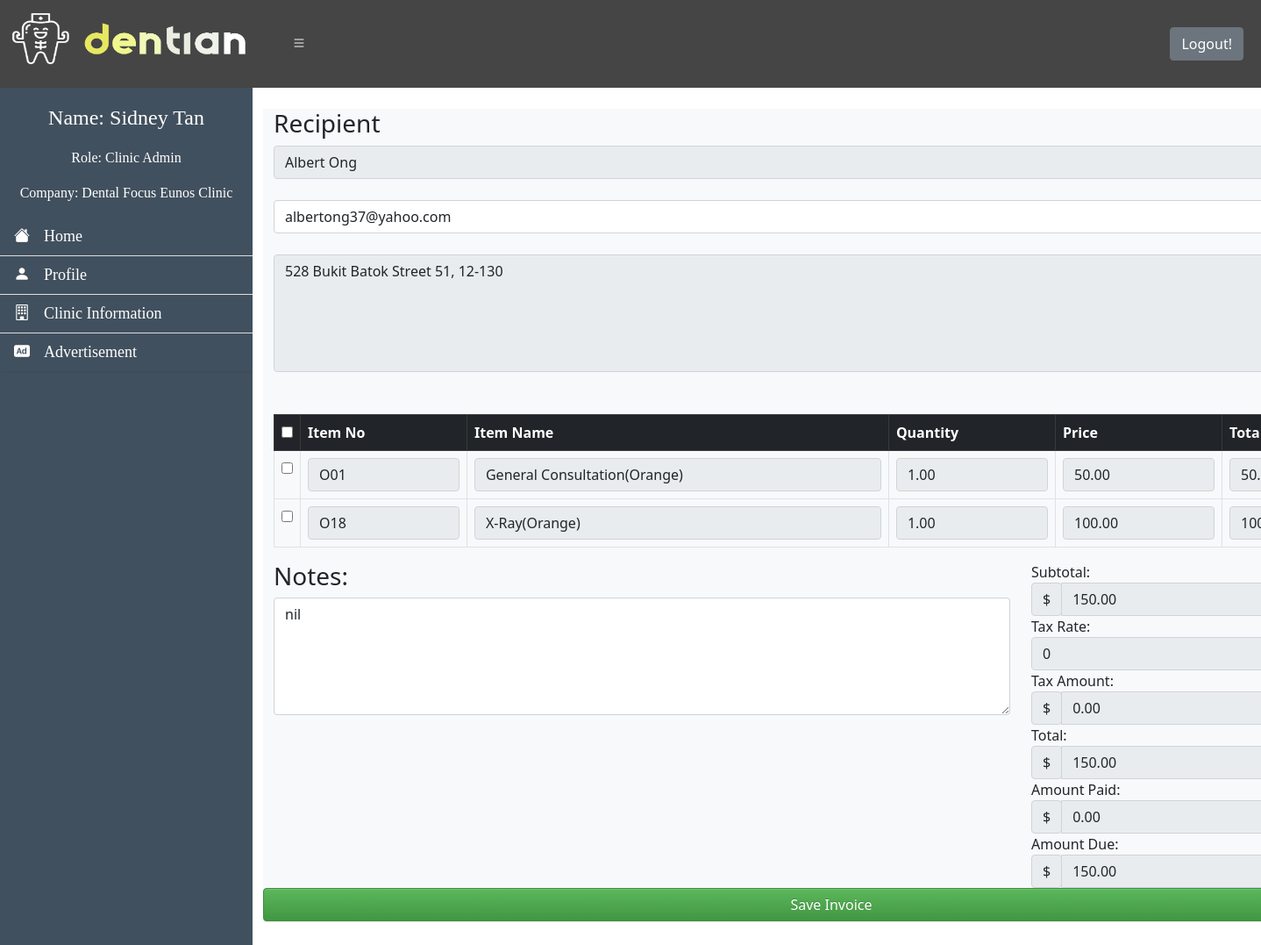
/edit_invoice.php?update_id=806 (signed in), run on the app's committed database.
### tables this page shows
CREATE TABLE `invoice_order` (
  `order_id` int NOT NULL,
  `appt_id` int DEFAULT NULL,
  `Email` varchar(100) NOT NULL,
  `order_date` timestamp NOT NULL DEFAULT CURRENT_TIMESTAMP,
  `order_receiver_name` varchar(250) NOT NULL,
  `order_receiver_address` mediumtext NOT NULL,
  `order_total_before_tax` decimal(10,2) NOT NULL,
  `order_total_tax` decimal(10,2) NOT NULL,
  `order_tax_per` varchar(250) NOT NULL,
  `order_total_after_tax` double(10,2) NOT NULL,
  `order_amount_paid` decimal(10,2) NOT NULL,
  `order_total_amount_due` decimal(10,2) NOT NULL,
  `Company` varchar(100) NOT NULL,
  `note` mediumtext NOT NULL
);

CREATE TABLE `invoice_order_item` (
  `order_item_id` int NOT NULL,
  `order_id` int NOT NULL,
  `item_code` varchar(250) DEFAULT NULL,
  `item_name` varchar(250) NOT NULL,
  `order_item_quantity` decimal(10,2) DEFAULT '1.00',
  `order_item_price` decimal(10,2) DEFAULT NULL,
  `order_item_final_amount` decimal(10,2) DEFAULT NULL
);

### Invoice.php (called while the page is built, shortened)
<?php
class Invoice
{
	private $invoiceOrderTable = 'invoice_order';
	private $invoiceOrderItemTable = 'invoice_order_item';
	private $dbConnect = false;
	public function __construct()
	{
		if (!$this->dbConnect) {
			$conn = new mysqli('34.87.94.119', 'root', "r00tD3ntian@22", "dentianDatabase");
			if ($conn->connect_error) {
				die("Error failed to connect to MySQL: " . $conn->connect_error);
			} else {
				$this->dbConnect = $conn;
			}
		}
	}
	private function getData($sqlQuery)
	{
		$result = mysqli_query($this->dbConnect, $sqlQuery);
		$data = array();
		while ($row = mysqli_fetch_array($result, MYSQLI_ASSOC)) {
			$data[] = $row;
		}
		return $data;
	}
	public function getInvoice($invoiceId)
	{
		$sqlQuery = "
			SELECT * FROM " . $this->invoiceOrderTable . "
			WHERE order_id = '$invoiceId'";
		$result = mysqli_query($this->dbConnect, $sqlQuery);
		$row = mysqli_fetch_array($result, MYSQLI_ASSOC);
		return $row;
	}
	public function getInvoiceItems($invoiceId)
	{
		$sqlQuery = "
			SELECT * FROM " . $this->invoiceOrderItemTable . "
			WHERE order_id = '$invoiceId'";
		return  $this->getData($sqlQuery);
	}
}

### edit_invoice.php (the view, shortened to what this page needs)
<?php
include 'Navbar.php';
include 'Invoice.php';
$invoice = new Invoice();
if (!empty($_GET['update_id']) && $_GET['update_id']) {
	$invoiceValues = $invoice->getInvoice($_GET['update_id']);
	$invoiceItems = $invoice->getInvoiceItems($_GET['update_id']);
}
?>
<html>
<body>
	<link rel="stylesheet" href="https://maxcdn.bootstrapcdn.com/bootstrap/3.3.5/css/bootstrap-theme.min.css">
	<div id="content-wrapper" class="content-wrapper">
		<div class="container content-invoice">
			<form action="" id="invoice-form" method="post" class="invoice-form" role="form" novalidate="">
				<div class="container-fluid col-12 mt-4 mb-4 bg-light">
					<div class="row">
						<div class="col-xs-12">
							<h3>Recipient</h3>
							<div class="form-group">
								<input value="<?php echo $invoiceValues['order_receiver_name']; ?>" type="text" class="form-control" readonly name="customerName" id="customerName" placeholder="Company Name" autocomplete="off">
							</div>
							<br>
							<div class="form-group">
								<input value="<?php echo $invoiceValues['Email']; ?>" type="text" class="form-control" name="Email" id="Email" placeholder="Email" autocomplete="off">
							</div>
							<br>
							<div class="form-group">
								<textarea class="form-control" rows="5" name="customerAddress" id="customerAddress" readonly placeholder="Your Address"><?php echo $invoiceValues['order_receiver_address']; ?></textarea>
							</div>
							<br>
						</div>
					</div>
					<br>
					<div class="row">
						<div class="col-xs-12 col-sm-12 col-md-12 col-lg-12">
							<table class="table table-bordered table-hover" id="invoiceItem">
								<thead class="table-dark">
									<tr>
										<th width="2%"><input id="checkAll" class="formcontrol" type="checkbox"></th>
										<th width="15%">Item No</th>
										<th width="38%">Item Name</th>
										<th width="15%">Quantity</th>
										<th width="15%">Price</th>
										<th width="15%">Total</th>
									</tr>
								</thead>
								<?php
								$count = 0;
								foreach ($invoiceItems as $invoiceItem) {
									$count++;
								?>
									<tr>
										<td><input class="itemRow" type="checkbox"></td>
										<td><input type="text" value="<?php echo $invoiceItem["item_code"]; ?>" name="productCode[]" id="productCode_<?php echo $count; ?>" readonly class="form-control" autocomplete="off"></td>
										<td><input type="text" value="<?php echo $invoiceItem["item_name"]; ?>" name="productName[]" id="productName_<?php echo $count; ?>" readonly class="form-control" autocomplete="off"></td>
										<td><input type="number" value="<?php echo $invoiceItem["order_item_quantity"]; ?>" name="quantity[]" id="quantity_<?php echo $count; ?>" readonly class="form-control quantity" autocomplete="off"></td>
										<td><input type="number" value="<?php echo $invoiceItem["order_item_price"]; ?>" name="price[]" id="price_<?php echo $count; ?>" readonly class="form-control price" autocomplete="off"></td>
										<td><input type="number" value="<?php echo $invoiceItem["order_item_final_amount"]; ?>" name="total[]" id="total_<?php echo $count; ?>" readonly class="form-control total" autocomplete="off"></td>
									</tr>
								<?php } ?>
							</table>
						</div>
					</div>
					<div class="row">
						<div class="col-xs-12 col-sm-8 col-md-8 col-lg-8">
							<h3>Notes: </h3>
							<div class="form-group">
								<textarea class="form-control txt" rows="5" name="notes" id="notes" placeholder="Your Notes"><?php echo $invoiceValues['note']; ?></textarea>
							</div>
							<br>
						</div>
						<div class="col-xs-12 col-sm-4 col-md-4 col-lg-4">
							<span class="form-inline">
								<div class="form-group">
									<label>Subtotal: &nbsp;</label>
									<div class="input-group">
										<div class="input-group-prepend">
											<span class="input-group-text" id="basic-addon1">$</span>
										</div>
										<input value="<?php echo $invoiceValues['order_total_before_tax']; ?>" type="number" class="form-control" name="subTotal" id="subTotal" readonly placeholder="Subtotal">
									</div>
								</div>
								<div class="form-group">
									<label>Tax Rate: &nbsp;</label>
									<div class="input-group">
										<input value="<?php echo $invoiceValues['order_tax_per']; ?>" type="number" class="form-control" name="taxRate" id="taxRate" readonly placeholder="Tax Rate">
									</div>
								</div>
								<div class="form-group">
									<label>Tax Amount: &nbsp;</label>
									<div class="input-group">
										<div class="input-group-prepend">
											<span class="input-group-text" id="basic-addon1">$</span>
										</div>
										<input value="<?php echo $invoiceValues['order_total_tax']; ?>" type="number" class="form-control" name="taxAmount" id="taxAmount" readonly placeholder="Tax Amount">
									</div>
								</div>
								<div class="form-group">
									<label>Total: &nbsp;</label>
									<div class="input-group">
										<div class="input-group-prepend">
											<span class="input-group-text" id="basic-addon1">$</span>
										</div>
										<input value="<?php echo $invoiceValues['order_total_after_tax']; ?>" type="number" class="form-control" name="totalAftertax" readonly id="totalAftertax" placeholder="Total">
									</div>
								</div>
								<div class="form-group">
									<label>Amount Paid: &nbsp;</label>
									<div class="input-group">
										<div class="input-group-prepend">
											<span class="input-group-text" id="basic-addon1">$</span>
										</div>
										<input value="<?php echo $invoiceValues['order_amount_paid']; ?>" type="number" class="form-control" name="amountPaid" id="amountPaid" readonly placeholder="Amount Paid">
									</div>
								</div>
								<div class="form-group">
									<label>Amount Due: &nbsp;</label>
									<div class="input-group">
										<div class="input-group-prepend">
											<span class="input-group-text" id="basic-addon1">$</span>
										</div>
										<input value="<?php echo $invoiceValues['order_total_amount_due']; ?>" type="number" class="form-control" name="amountDue" id="amountDue" readonly placeholder="Amount Due">
									</div>
								</div>
							</span>
						</div>
						<input data-loading-text="Updating Invoice..." type="submit" name="invoice_btn" value="Save Invoice" class="btn btn-success submit_btn invoice-save-btm">
					</div>
				</div>
			</form>
		</div>
	</div>
</body>
</html>

### Navbar.php (style rules this page uses)
body { background-image: url('img/AdminBackground.png'); background-repeat: no-repeat; background-attachment: fixed; background-size: cover; }
.container { position: absolute; }
@media (min-width:769px) { #content-wrapper { transition: all 0.3s ease; } }

### edit_invoice.php (style rules this page uses)
body { background-image: url('img/AdminBackground.png'); background-repeat: no-repeat; background-attachment: fixed; background-size: cover; }
.content-wrapper { transition: all 0.3s ease; margin-left: 288px; }

### data on the page
invoice_order: customerName "Albert Ong", Email "albertong37@yahoo.com", customerAddress "528 Bukit Batok Street 51, 12-130", notes "nil", subTotal "150.00", taxRate "0", taxAmount "0.00", totalAftertax "150.00", amountPaid "0.00", amountDue "150.00"
invoice_order_item: item_code "O01", item_name "General Consultation(Orange)", order_item_quantity "1.00", order_item_price "50.00", order_item_final_amount "50.00"
invoice_order_item: item_code "O18", item_name "X-Ray(Orange)", order_item_quantity "1.00", order_item_price "100.00", order_item_final_amount "100.00"

### other printed values
$_SESSION['Name'] "Sidney Tan"
$_SESSION['Role'] "Clinic Admin"
$_SESSION['Company'] "Dental Focus Eunos Clinic"
